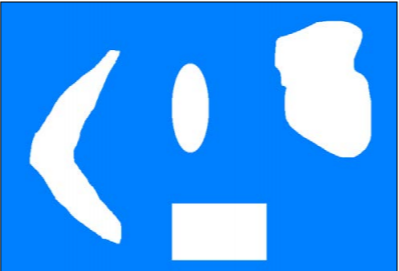
#> input picture image.png, 399 x 271 px
$ python -i rectangle.py   (imports and definitions only)
#> lines starting #> are read from the running program, lines starting #| are printed output that depends on the picture; after the words box and inside, x2 and y2 are one past the last pixel; in counts of white or black regions, pixels touching at a corner belong together
import numpy as np
import cv2
import imutils


def order_points(pts):
    '''
        Rearrange points of a rectangle from top-left to bottom-left,
            in clockwise direction
        Args:
            pts(ndarray): points of rectangle
        Returns:
            rect(ndarray):  sorted points of rectangle
    '''
    # initialzie a list of coordinates that will be ordered
    # such that the first entry in the list is the top-left,
    # the second entry is the top-right, the third is the
    # bottom-right, and the fourth is the bottom-left
    rect = np.zeros((4, 2), dtype="float32")
    # the top-left point will have the smallest sum, whereas
    # the bottom-right point will have the largest sum
    s = pts.sum(axis=1)
    rect[0] = pts[np.argmin(s)]
    rect[2] = pts[np.argmax(s)]
    # now, compute the difference between the points, the
    # top-right point will have the smallest difference,
    # whereas the bottom-left will have the largest difference
    diff = np.diff(pts, axis=1)
    rect[1] = pts[np.argmin(diff)]
    rect[3] = pts[np.argmax(diff)]
    # return the ordered coordinates
    return rect


def four_point_transform(image, pts):
    '''
        Stretch out the deformed rectangle image
        Args:
            image(ndarray): BGR image containing a rectangle
            pts(ndarray): points of rectangle
        Returns:
            warped(ndarray):  BGR image of the warped rectangle itself
    '''
    # obtain a consistent order of the points and unpack them
    # individually
    rect = order_points(pts)
    (tl, tr, br, bl) = rect
    # compute the width of the new image, which will be the
    # maximum distance between bottom-right and bottom-left
    # x-coordiates or the top-right and top-left x-coordinates
    widthA = np.sqrt(((br[0] - bl[0]) ** 2) + ((br[1] - bl[1]) ** 2))
    widthB = np.sqrt(((tr[0] - tl[0]) ** 2) + ((tr[1] - tl[1]) ** 2))
    maxWidth = max(int(widthA), int(widthB))
    # compute the height of the new image, which will be the
    # maximum distance between the top-right and bottom-right
    # y-coordinates or the top-left and bottom-left y-coordinates
    heightA = np.sqrt(((tr[0] - br[0]) ** 2) + ((tr[1] - br[1]) ** 2))
    heightB = np.sqrt(((tl[0] - bl[0]) ** 2) + ((tl[1] - bl[1]) ** 2))
    maxHeight = max(int(heightA), int(heightB))
    # now that we have the dimensions of the new image, construct
    # the set of destination points to obtain a "birds eye view",
    # (i.e. top-down view) of the image, again specifying points
    # in the top-left, top-right, bottom-right, and bottom-left
    # order
    dst = np.array([
        [0, 0],
        [maxWidth - 1, 0],
        [maxWidth - 1, maxHeight - 1],
        [0, maxHeight - 1]], dtype="float32")
    # compute the perspective transform matrix and then apply it
    M = cv2.getPerspectiveTransform(rect, dst)
    warped = cv2.warpPerspective(image, M, (maxWidth, maxHeight))
    # return the warped image
    return warped


def rectangle(img):
    '''
        Recognize a rectangle from a BGR image
        Args:
            img(ndarray): BGR image
        Returns:
            contour_img(ndarray): BGR image of the rectangle bounded
            warped_img(ndarray): BGR image of the warped rectangle only
    '''
    gray = cv2.cvtColor(img, cv2.COLOR_BGR2GRAY)
    edged = cv2.Canny(gray, 50, 100)
    cnts = cv2.findContours(edged.copy(), cv2.RETR_TREE,
                            cv2.CHAIN_APPROX_SIMPLE)
    cnts = imutils.grab_contours(cnts)
    cnts = sorted(cnts, key=cv2.contourArea, reverse=True)[:5]
    # loop over the contours
    screenCnt = None
    # h, w = gray.shape
    for c in cnts:
        # approximate the contour
        peri = cv2.arcLength(c, True)
        approx = cv2.approxPolyDP(c, 0.02 * peri, True)
        # if our approximated contour has four points and is convex, then we
        # can assume that we have found our screen
        if len(approx) == 4 and cv2.isContourConvex(approx):
            screenCnt = approx
            break
    if screenCnt is not None:
        contour_img = cv2.drawContours(img, [screenCnt], 0, (0, 255, 0), 3)
        warped_img = four_point_transform(img, screenCnt.reshape(4, 2))
        return contour_img, warped_img
    else:
        return img, img

>>> import cv2
>>> picture = cv2.imread('image.png')
#> picture is the input picture: shape (271, 399, 3); mean B, G, R 251.8, 157, 61.2
>>> result = rectangle(picture)
#> in rectangle, `gray = cv2.cvtColor(img, cv2.COLOR_BGR2GRAY)`:
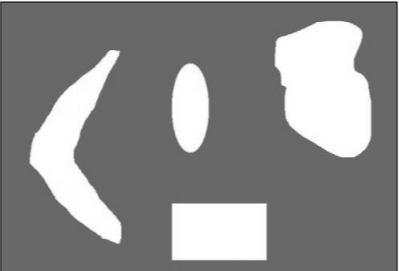
#> gray: shape (271, 399); min 25, max 255, mean 139.1
#> in rectangle, `edged = cv2.Canny(gray, 50, 100)`:
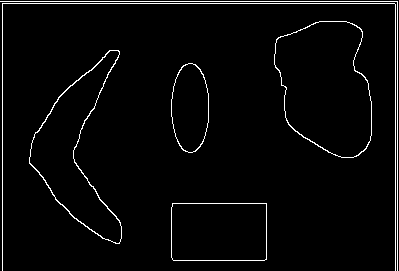
#> edged: shape (271, 399); 3% white in thin lines or dots
#> in rectangle, `cnts = cv2.findContours(edged.copy(), cv2.RETR_TREE, cv2.CHAIN_APPROX_..`: cnts = 10 contours, 2 with area under 20; largest, box (x1, y1, x2, y2) and area: (274, 21, 372, 158) 10055, (274, 21, 372, 158) 9974, (29, 50, 122, 244) 7101, (29, 50, 122, 244) 6889, (171, 203, 267, 261) 5407, (171, 203, 267, 261) 5406, (171, 63, 209, 153) 2633, (171, 63, 209, 153) 2600
#> in rectangle, `cnts = sorted(cnts, key=cv2.contourArea, reverse=True)[:5]`: cnts = 5 contours; box (x1, y1, x2, y2) and area: (274, 21, 372, 158) 10055, (274, 21, 372, 158) 9974, (29, 50, 122, 244) 7101, (29, 50, 122, 244) 6889, (171, 203, 267, 261) 5407
#> the loop in rectangle, `for c in cnts:` made 5 passes
#> (peri, screenCnt) on pass 5: (301.7, [[172, 203], [173, 260], [266, 259], [266, 203]])
#> peri on passes 1 to 4: 420, 417.7, 522.6, 520.2
#> in order_points, `s = pts.sum(axis=1)`: s = [375, 433, 525, 469]
#> in order_points, `diff = np.diff(pts, axis=1)`: diff = [31, 87, -7, -63]
#> in four_point_transform, `rect = order_points(pts)`: rect = [[172, 203], [266, 203], [266, 259], [173, 260]]
#> in four_point_transform, `(tl, tr, br, bl) = rect`: tl = [172, 203]; tr = [266, 203]; br = [266, 259]; bl = [173, 260]
#> in four_point_transform, `widthA = np.sqrt(((br[0] - bl[0]) ** 2) + ((br[1] - bl[1]) ** 2))`: widthA = 93.01
#> in four_point_transform, `widthB = np.sqrt(((tr[0] - tl[0]) ** 2) + ((tr[1] - tl[1]) ** 2))`: widthB = 94
#> in four_point_transform, `heightA = np.sqrt(((tr[0] - br[0]) ** 2) + ((tr[1] - br[1]) ** 2))`: heightA = 56
#> in four_point_transform, `heightB = np.sqrt(((tl[0] - bl[0]) ** 2) + ((tl[1] - bl[1]) ** 2))`: heightB = 57.01
#> in four_point_transform, `maxHeight = max(int(heightA), int(heightB))`: maxHeight = 57
#> in four_point_transform, `dst = np.array([ [0, 0], [maxWidth - 1, 0], [maxWidth - 1, maxHeight -..`: dst = [[0, 0], [93, 0], [93, 56], [0, 56]]
#> in four_point_transform, `M = cv2.getPerspectiveTransform(rect, dst)`: M = [[0.909, -0.0159, -153], [3.21e-16, 0.909, -184.5], [-0.000176, -0.000171, 1]]
#> in four_point_transform, `warped = cv2.warpPerspective(image, M, (maxWidth, maxHeight))`:
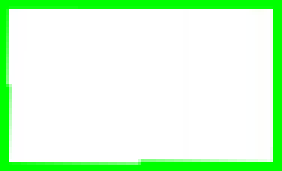
#> warped: shape (57, 94, 3) (shown 3 times larger); mean B, G, R 213.6, 254.9, 213.6
